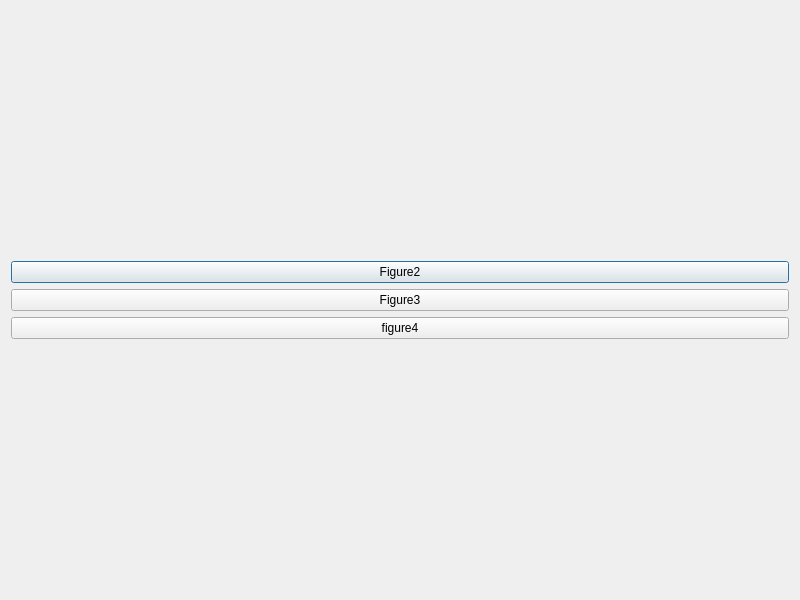
<?xml version="1.0" encoding="UTF-8"?>
<ui version="4.0">
 <class>Dialog</class>
 <widget class="QDialog" name="Dialog">
  <property name="geometry">
   <rect>
    <x>0</x>
    <y>0</y>
    <width>800</width>
    <height>600</height>
   </rect>
  </property>
  <property name="windowTitle">
   <string>Dialog</string>
  </property>
  <layout class="QGridLayout" name="gridLayout">
   <item row="0" column="0">
    <layout class="QVBoxLayout" name="verticalLayout">
     <item>
      <widget class="QPushButton" name="btnSecondForm">
       <property name="text">
        <string>Figure2</string>
       </property>
      </widget>
     </item>
     <item>
      <widget class="QPushButton" name="btnThirdForm">
       <property name="text">
        <string>Figure3</string>
       </property>
      </widget>
     </item>
     <item>
      <widget class="QPushButton" name="btnFourForm">
       <property name="text">
        <string>figure4</string>
       </property>
      </widget>
     </item>
    </layout>
   </item>
  </layout>
 </widget>
 <resources/>
 <connections/>
</ui>
